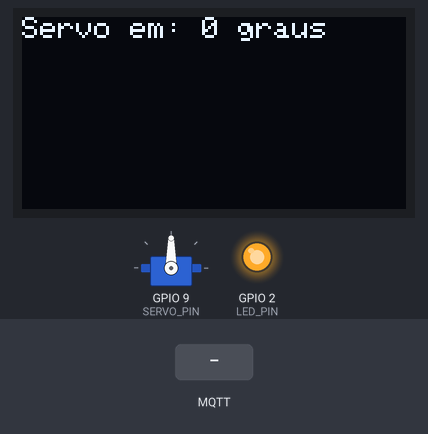
A sketch run on a simulated ESP32. Parts: servo, 128×64 one-colour display, output pins drawn as LEDs (lit = HIGH). The test bench sets the inputs (shaded band). WiFi joins after 1.5 s; servers stay silent unless stated; random numbers use the default seed unless the sketch sets one; no MQTT or app messages arrive unless stated; what the sketch prints to the serial monitor is not drawn.

Above: at 3.7 s.
3.8 s: MQTT message "1" arrives on the first subscribed topic
5.3 s: MQTT message "on" arrives on the first subscribed topic
Timing chart, 0 to 8.3 s (numbered marks = the images above; inputs shaded):
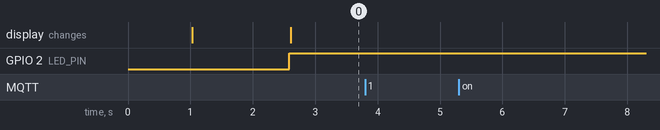

The sketch:

atividade02_Pedro-Bartsch.ino
```cpp
#include <WiFi.h>
#include <PubSubClient.h>
#include <ArduinoJson.h>
#include <ESP32Servo.h>
#include <Wire.h>
#include <Adafruit_GFX.h>
#include <Adafruit_SSD1306.h>

// ===== CONFIGURAÇÕES WIFI/MQTT =====
const char* SSID = "iPhone";
const char* PSWD = "123456789";
const char* BROKER = "test.mosquitto.org";
const int PORT = 1883;
const char* TOPICO = "duplaLWP/servo/comando";

// ===== PINOS =====
#define SERVO_PIN 9
#define LED_PIN 2
#define SCREEN_WIDTH 128
#define SCREEN_HEIGHT 64
#define OLED_RESET -1

#define I2C_SCK 5
#define I2C_SDA 6

// ===== OBJETOS =====
Adafruit_SSD1306 display(SCREEN_WIDTH, SCREEN_HEIGHT, &Wire, OLED_RESET);
Servo servo;
WiFiClient espClient;
PubSubClient mqttClient(espClient);

int anguloAtual = 0;
int anguloDestino = 0;
// SETUP
void setup() {
  Serial.begin(115200);
  Wire.begin(I2C_SDA, I2C_SCK);
  delay(1000);
  servo.attach(SERVO_PIN);
  pinMode(LED_PIN, OUTPUT);

  if (!display.begin(SSD1306_SWITCHCAPVCC, 0x3C)) {
    Serial.println("Falha no OLED");
    for (;;);
  }
  display.clearDisplay();

  connectWifi();
  connectBroker();
}

// LOOP
void loop() {
  if (!mqttClient.connected()) connectBroker();
  mqttClient.loop();

  // Move servo gradualmente
  if (anguloAtual != anguloDestino) {
    if (anguloAtual < anguloDestino) anguloAtual++;
    else anguloAtual--;

    servo.write(anguloAtual);

    // Pisca LED durante movimento
    digitalWrite(LED_PIN, millis() % 200 < 100 ? HIGH : LOW);
  } else {
    // LED aceso quando parado
    digitalWrite(LED_PIN, HIGH);
  }

  // Atualiza OLED
  display.clearDisplay();
  display.setTextSize(1);
  display.setTextColor(SSD1306_WHITE);
  display.setCursor(0, 0);
  display.print("Servo em: ");
  display.print(anguloAtual);
  display.println(" graus");
  display.display();

  delay(15); // suaviza movimento
}


// FUNÇÕES
void connectWifi() {
  Serial.println("\n[WiFi] Conectando à rede...");
  WiFi.mode(WIFI_STA);
  WiFi.begin(SSID, PSWD);

  unsigned long startAttempt = millis();
  while (WiFi.status() != WL_CONNECTED && millis() - startAttempt < 15000) {
    Serial.print(".");
    delay(500);
  }

  if (WiFi.status() == WL_CONNECTED) {
    Serial.print("\n[WiFi] Conectado! IP: ");
    Serial.println(WiFi.localIP());
  } else {
    Serial.println("\n[WiFi] Falha ao conectar! Reiniciando...");
    delay(3000);
    ESP.restart();
  }
}

void connectBroker() {
  Serial.println("\n[MQTT] Conectando ao broker...");
  Serial.println(BROKER);

  mqttClient.setServer(BROKER, PORT);
  mqttClient.setCallback(callbackMsg);

  // gera um ID único a cada conexão
  String clientId = "ESP-PDRO-";
  clientId += String(random(0xffff), HEX);

  // tenta conexão até 10x
  for (int i = 0; i < 10 && !mqttClient.connected(); i++) {
    if (mqttClient.connect(clientId.c_str())) {
      Serial.println("[MQTT] Conectado com sucesso!");
      mqttClient.subscribe(TOPICO);
      return;
    } else {
      Serial.print("[MQTT] Falha (rc=");
      Serial.print(mqttClient.state());
      Serial.println("), tentando novamente...");
      delay(1000);
    }
  }

  Serial.println("[MQTT] Não foi possível conectar. Reiniciando...");
  delay(3000);
  ESP.restart();
}

void callbackMsg(char* topic, byte* payload, unsigned int length) {
  StaticJsonDocument<64> doc;
  if (deserializeJson(doc, payload, length)) {
    Serial.println("[JSON] Erro ao ler dados!");
    return;
  }

  anguloDestino = doc["angulo"].as<int>();
  Serial.print("Novo ângulo: ");
  Serial.println(anguloDestino);
}
```

Measured:
- after the input at 3.8 s, every drawn part: stays the same
- after the input at 5.3 s, every drawn part: stays the same
